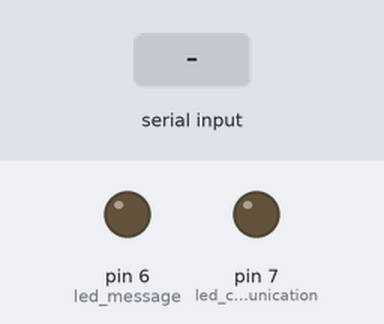
The sketch below on a simulated Arduino Uno, built with avr-gcc and run on an emulated ATmega328P. Parts: output pins drawn as LEDs (lit = HIGH). Dashed ring = blinking. Inputs (shaded band) come from the test bench. What the sketch prints to the serial monitor is not drawn.

Above: at 1.2 s.
1.3 s: "a" received over the second serial link
At 2.0 s:
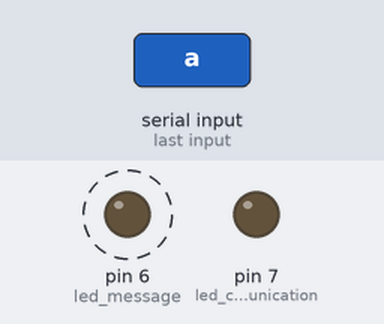
Timing chart, 0 to 9.1 s (numbered marks = the images above; inputs shaded):
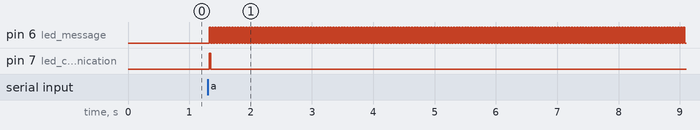

The sketch:

essai_rybg211.ino
```cpp
#include <SoftwareSerial.h>

#define rxPin 10
#define txPin 11
char data_in ;
int led_communication = 7;
int led_message = 6;

SoftwareSerial mySerial = SoftwareSerial(rxPin, txPin);
void setup() {
  pinMode(rxPin, INPUT);
  pinMode(txPin, OUTPUT);
  pinMode(led_communication, OUTPUT);
  pinMode(led_message, OUTPUT);

  mySerial.begin(9600);
  Serial.begin(9600);
}
void loop() {
  if (mySerial.available() > 0) {
    data_in = (char)mySerial.read();
    Serial.println("Communication OK");
    Serial.print(data_in);
    digitalWrite(led_communication, HIGH);
    //delay(100);
   }
   else {
    Serial.println("Pas de communication");
    digitalWrite(led_communication, LOW);
    //delay(100);
    }

  if (data_in == 'a') {
    if (digitalRead(led_message) == LOW) {
        digitalWrite(led_message, HIGH); // Allume la LED si elle est éteinte
    }
    else {
        digitalWrite(led_message, LOW); // Éteint la LED si elle est allumée
    }
    //delay(5);
  }
}
```

Measured:
- after the input at 1.3 s, pin 6 (led_message): alternates HIGH for 0.02 s and LOW for 0.02 s, starting at once; pin 7 (led_communication): LOW → HIGH at once, → LOW 0.02 s later
